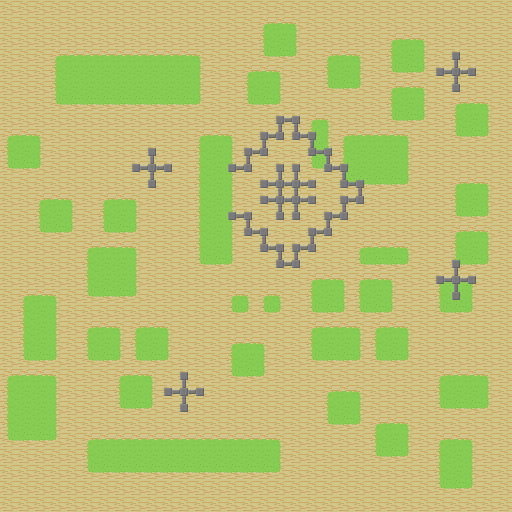

A 2D game scene composited from a Tiled map and its tileset images. What follows is a short description and the map's XML, with each tile layer's data collapsed to a summary:
An orthogonal 32x32 tile map with 16x16 px tiles, 3 tile layers (Tile Layer 1, Tile Layer 2, Tile Layer 3).

<map version="1.5" tiledversion="1.7.2" orientation="orthogonal" renderorder="right-down" width="32" height="32" tilewidth="16" tileheight="16" infinite="0" nextlayerid="4" nextobjectid="1">
 <tileset firstgid="1" source="Tileset_Terrain.tsx" />
 <layer id="1" name="Tile Layer 1" width="32" height="32">
  <data>[1024 cells, 1024 non-empty, 1 distinct tile ids]</data>
 </layer>
 <layer id="2" name="Tile Layer 2" width="32" height="32">
  <data>[1024 cells, 426 non-empty, 9 distinct tile ids]</data>
 </layer>
 <layer id="3" name="Tile Layer 3" width="32" height="32">
  <data>[1024 cells, 64 non-empty, 9 distinct tile ids]</data>
 </layer>
</map>